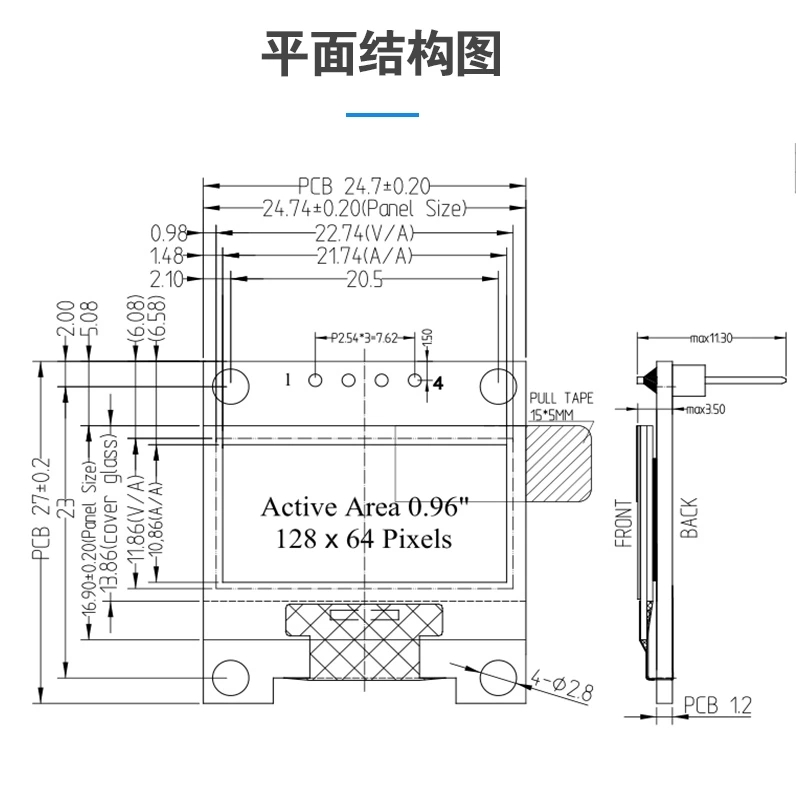
#> input picture 1785333871398.jpg, 800 x 800 px
$ python -i anm_builder.py   (imports and definitions only)
#> lines starting #> are read from the running program, lines starting #| are printed output that depends on the picture
#> in frames_from_image, im is the input picture: PIL image 800x800 RGB; mean R, G, B 243.5, 243.6, 243.6
"""anm_builder：文字 / 图片 / GIF / AI -> .anm 动画文件。

.anm 格式（与固件一致）：
    [0:4]  "ANM0" 魔数
    [4]    fps
    [5:7]  frame_count 小端 uint16
    [7]    保留
    [8:]   每帧 1024B 裸 XBM(128x64)，顺序拼接
"""
import struct

FRAME_BYTES = 1024
WIDTH = 128
HEIGHT = 64


# [25 lines left out: functions build_anm, parse_anm, not called in this run]


def write_anm(path, frames, fps=24):
    with open(path, "wb") as f:
        f.write(build_anm(frames, fps))


# ---------------- 帧转换（需要 Pillow） ----------------

def to_xbm(im):
    """PIL 图像(128x64) -> 1024B XBM(位1=黑色，bit0=行最左，LSB 位序，与设备显示一致)。"""
    im = im.convert("L")
    w, h = im.size
    if w != WIDTH or h != HEIGHT:
        raise ValueError("image must be %dx%d" % (WIDTH, HEIGHT))
    px = im.load()
    out = bytearray(WIDTH * HEIGHT // 8)
    for y in range(HEIGHT):
        row = y * (WIDTH // 8)
        for x in range(WIDTH):
            if px[x, y] < 128:
                out[row + x // 8] |= 1 << (x % 8)
    return bytes(out)


def _contain_resize(im):
    from PIL import Image
    w, h = im.size
#> w = 800; h = 800
    scale = min(WIDTH / w, HEIGHT / h)
#> scale = 0.08
    nw, nh = max(1, int(w * scale)), max(1, int(h * scale))
#> nw = 64; nh = 64
    im = im.resize((nw, nh), Image.LANCZOS)
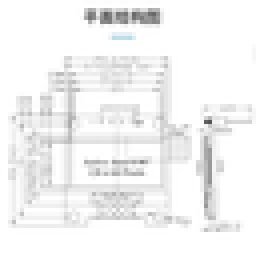
#> im: PIL image 64x64 RGB (shown 4 times larger); mean R, G, B 243, 243, 243.1
    canvas = Image.new("L", (WIDTH, HEIGHT), 255)
#> canvas: PIL image 128x64 L; every value is 255
    canvas.paste(im, ((WIDTH - nw) // 2, (HEIGHT - nh) // 2))
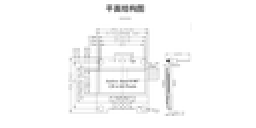
#> canvas: PIL image 128x64 L (shown 2 times larger); min 84, max 255, mean 249
    return canvas


def frames_from_image(path, contain=True):
    """图片 -> 单帧列表。contain=True 等比缩放留白，否则拉伸铺满。"""
    from PIL import Image
    im = Image.open(path)
    if contain:
        im = _contain_resize(im)
    else:
        im = im.resize((WIDTH, HEIGHT), Image.LANCZOS)
    return [to_xbm(im)]


# [33 lines left out: functions frames_from_gif, frames_from_text, not called in this run]


def blank_frame():
    return bytes(FRAME_BYTES)

>>> result = frames_from_image('../../1785333871398.jpg')
#> result = 1 item
